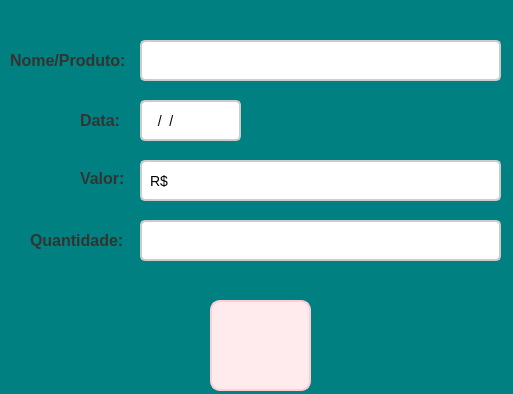
<?xml version="1.0" encoding="UTF-8"?>
<ui version="4.0">
 <class>frm_DadosConsultasV</class>
 <widget class="QWidget" name="frm_DadosConsultasV">
  <property name="geometry">
   <rect>
    <x>0</x>
    <y>0</y>
    <width>513</width>
    <height>394</height>
   </rect>
  </property>
  <property name="windowTitle">
   <string>Form</string>
  </property>
  <property name="styleSheet">
   <string notr="true">QWidget {
    background-color: #008080;
    border-radius: 8px;
}</string>
  </property>
  <widget class="QLabel" name="lbl_nome">
   <property name="geometry">
    <rect>
     <x>10</x>
     <y>50</y>
     <width>131</width>
     <height>21</height>
    </rect>
   </property>
   <property name="styleSheet">
    <string notr="true">QLabel {
    font-size: 16px;
    color: #333333;
    font-weight: bold;
    text-shadow: 1px 1px 2px rgba(0, 0, 0, 0.4);
}
</string>
   </property>
   <property name="text">
    <string>Nome/Produto:</string>
   </property>
  </widget>
  <widget class="QLineEdit" name="txt_nome">
   <property name="geometry">
    <rect>
     <x>140</x>
     <y>40</y>
     <width>361</width>
     <height>41</height>
    </rect>
   </property>
   <property name="styleSheet">
    <string notr="true">QLineEdit {
    border: 2px solid #cccccc; 
    border-radius: 5px; 
    padding: 6px; 
    font-size: 14px; 
    background-color: #ffffff;
    transition: all 0.3s ease;
	color: #000000;
}

QLineEdit:hover {
    border: 2px solid #3f51b5; 
    background-color: #f5f5f5; 
}
</string>
   </property>
  </widget>
  <widget class="QLabel" name="lbl_qtd">
   <property name="geometry">
    <rect>
     <x>30</x>
     <y>230</y>
     <width>101</width>
     <height>20</height>
    </rect>
   </property>
   <property name="styleSheet">
    <string notr="true">QLabel {
    font-size: 16px;
    color: #333333;
    font-weight: bold;
    text-shadow: 1px 1px 2px rgba(0, 0, 0, 0.4);
}
</string>
   </property>
   <property name="text">
    <string>Quantidade:</string>
   </property>
  </widget>
  <widget class="QLabel" name="lbl_Valor">
   <property name="geometry">
    <rect>
     <x>80</x>
     <y>170</y>
     <width>51</width>
     <height>16</height>
    </rect>
   </property>
   <property name="styleSheet">
    <string notr="true">QLabel {
    font-size: 16px;
    color: #333333;
    font-weight: bold;
    text-shadow: 1px 1px 2px rgba(0, 0, 0, 0.4);
}
</string>
   </property>
   <property name="text">
    <string>Valor:</string>
   </property>
  </widget>
  <widget class="QPushButton" name="btn_cancelar">
   <property name="geometry">
    <rect>
     <x>210</x>
     <y>300</y>
     <width>101</width>
     <height>91</height>
    </rect>
   </property>
   <property name="autoFillBackground">
    <bool>false</bool>
   </property>
   <property name="styleSheet">
    <string notr="true">QPushButton {
    background-color: #ffebee; 
    border: 2px solid #ffcdd2;
    border-radius: 10px;
    color: #b71c1c; 
    font-size: 14px;
    font-weight: bold;
    padding: 10px 16px;
    background-image:url(:/icon_cancelar/cancelar.png);
    background-repeat: no-repeat;
    background-position: center;
    padding-left: 40px;
    transition: all 0.3s ease;
}

QPushButton:hover {
    background-color: #ffcdd2;
    border-color: #e57373;
    color: #d32f2f; 
}

QPushButton:pressed {
    background-color: #e57373;
    border-color: #b71c1c;
    padding-left: 44px;
    padding-top: 2px;
}</string>
   </property>
   <property name="text">
    <string/>
   </property>
  </widget>
  <widget class="QLineEdit" name="txt_qtd">
   <property name="geometry">
    <rect>
     <x>140</x>
     <y>220</y>
     <width>361</width>
     <height>41</height>
    </rect>
   </property>
   <property name="styleSheet">
    <string notr="true">QLineEdit {
    border: 2px solid #cccccc; 
    border-radius: 5px; 
    padding: 6px; 
    font-size: 14px; 
    background-color: #ffffff;
    transition: all 0.3s ease;
	color: #000000;
}

QLineEdit:hover {
    border: 2px solid #3f51b5; 
    background-color: #f5f5f5; 
}
</string>
   </property>
   <property name="inputMask">
    <string>00000000000000000000000000000000000000000000000000</string>
   </property>
   <property name="text">
    <string/>
   </property>
  </widget>
  <widget class="QLineEdit" name="txt_valor">
   <property name="geometry">
    <rect>
     <x>140</x>
     <y>160</y>
     <width>361</width>
     <height>41</height>
    </rect>
   </property>
   <property name="styleSheet">
    <string notr="true">QLineEdit {
    border: 2px solid #cccccc; 
    border-radius: 5px; 
    padding: 6px; 
    font-size: 14px; 
    background-color: #ffffff;
    transition: all 0.3s ease;
	color: #000000;
}

QLineEdit:hover {
    border: 2px solid #3f51b5; 
    background-color: #f5f5f5; 
}
</string>
   </property>
   <property name="inputMask">
    <string>R$</string>
   </property>
  </widget>
  <widget class="QLineEdit" name="txt_nome_2">
   <property name="geometry">
    <rect>
     <x>140</x>
     <y>100</y>
     <width>101</width>
     <height>41</height>
    </rect>
   </property>
   <property name="styleSheet">
    <string notr="true">QLineEdit {
    border: 2px solid #cccccc; 
    border-radius: 5px; 
    padding: 6px; 
    font-size: 14px; 
    background-color: #ffffff;
    transition: all 0.3s ease;
	color: #000000;
}

QLineEdit:hover {
    border: 2px solid #3f51b5; 
    background-color: #f5f5f5; 
}
</string>
   </property>
   <property name="inputMask">
    <string>00/00/0000</string>
   </property>
   <property name="text">
    <string>//</string>
   </property>
  </widget>
  <widget class="QLabel" name="lbl_nome_2">
   <property name="geometry">
    <rect>
     <x>80</x>
     <y>110</y>
     <width>51</width>
     <height>21</height>
    </rect>
   </property>
   <property name="styleSheet">
    <string notr="true">QLabel {
    font-size: 16px;
    color: #333333;
    font-weight: bold;
    text-shadow: 1px 1px 2px rgba(0, 0, 0, 0.4);
}
</string>
   </property>
   <property name="text">
    <string>Data:</string>
   </property>
  </widget>
 </widget>
 <resources>
  <include location="icon_cadastrar.qrc"/>
  <include location="icon_cancelar.qrc"/>
 </resources>
 <connections/>
</ui>
